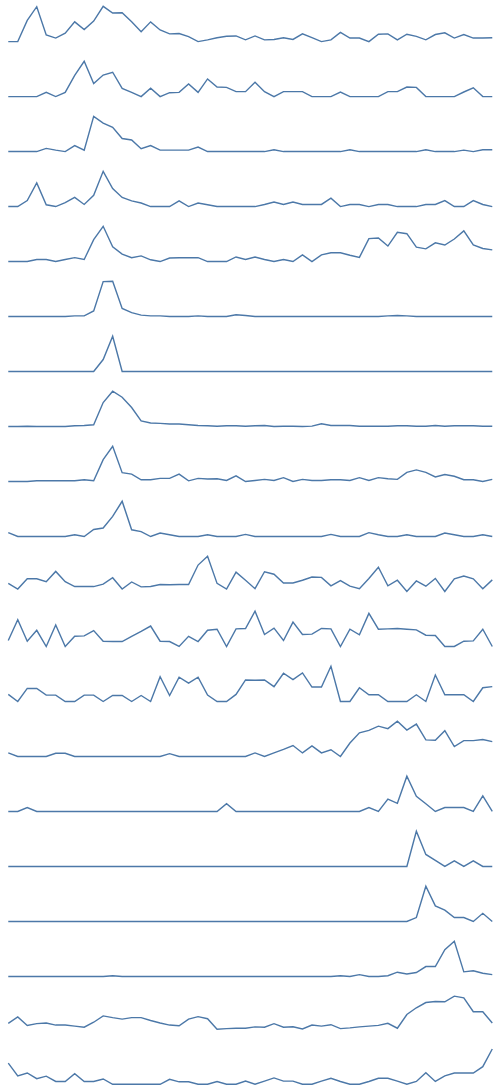

Source (notebook cell):
### Code cell
# Questions ordered by date of peak query.

сhart = alt.vconcat(nine, six, one, fourteen, nineteen,
            twenty, sixteen, seventeen, thirteen, four,
            five, three, fifteen, eight, seven,
            eighteen, eleven, ten, twelve, two
).configure_view(
    strokeWidth=0
).configure_axis(grid=False, domain=False)


сhart.configure_axisY(
    titleAngle=0, 
    titleY=25,
    titleX=800
)
